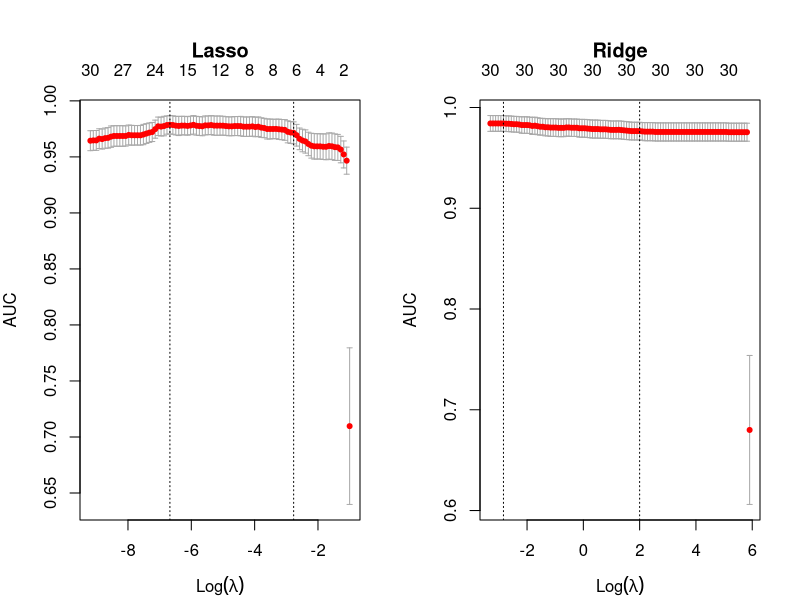
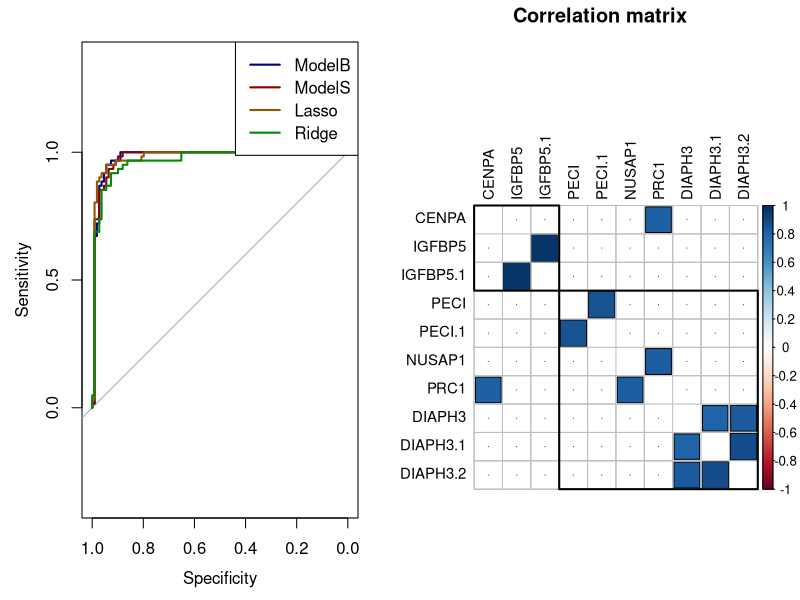

The R source for these figures, in order:
## ---- chunk 1
rm(list = ls())
knitr::opts_chunk$set(echo = TRUE)
library(caret)
library(data.table)
library(glmnet)
library(MASS)
library(pROC)
library(tidyr)
library(corrplot)
## ---- chunk 2
# Enter code here.
set.seed(984065)
wdbc2.dt <- fread("data/wdbc2.csv")
wdbc2.dt$diagnosis <- ifelse(wdbc2.dt$diagnosis=='malignant',1,0)

ind <- createDataPartition(wdbc2.dt$diagnosis, p=0.7, list=FALSE)
data.train <- wdbc2.dt[ind,]
data.test <- wdbc2.dt[-ind,]

# check that the split is actually 70-30
# table(wdbc2.dt$diagnosis)[1] / (table(wdbc2.dt$diagnosis)[1] + table(wdbc2.dt$diagnosis)[2])
# table(data1.train$diagnosis)[1] / (table(data1.train$diagnosis)[1] + table(data1.train$diagnosis)[2])
# table(data1.test$diagnosis)[1] / (table(data1.test$diagnosis)[1] + table(data1.test$diagnosis)[2])

X.train <- data.train[, !c("diagnosis","id"), with=FALSE]
X.test  <- data.test [, !c("diagnosis","id"), with=FALSE]
y.train <- data.train[,  c("diagnosis"), with=FALSE]
y.test  <- data.test [,  c("diagnosis"), with=FALSE]

fit.cv.lasso <- cv.glmnet(as.matrix(X.train), as.matrix(y.train), family='binomial', type.measure = c('auc'))
fit.cv.ridge <- cv.glmnet(as.matrix(X.train), as.matrix(y.train), family='binomial', type.measure = c('auc'), alpha=0)
par(mfrow=c(1,2), mar=c(4,4,5,2))
plot(fit.cv.lasso, main="Lasso")
plot(fit.cv.ridge, main="Ridge")
## ---- chunk 3
# Enter code here.
lasso.min.pos    <- which(fit.cv.lasso$lambda==fit.cv.lasso$lambda.min)
lasso.1se.pos    <- which(fit.cv.lasso$lambda==fit.cv.lasso$lambda.1se)
lasso.model      <- 'lasso'
lasso.lambda.min <- round(fit.cv.lasso$lambda.min,3)
lasso.lambda.1se <- round(fit.cv.lasso$lambda.1se,3)
lasso.model.min  <- round(fit.cv.lasso$nzero[lasso.min.pos],3)
lasso.model.1se  <- round(fit.cv.lasso$nzero[lasso.1se.pos],3)
lasso.auc.min    <- round(fit.cv.lasso$cvm[lasso.min.pos],3)
lasso.auc.1se    <- round(fit.cv.lasso$cvm[lasso.1se.pos],3)

ridge.min.pos    <- which(fit.cv.ridge$lambda==fit.cv.ridge$lambda.min)
ridge.1se.pos    <- which(fit.cv.ridge$lambda==fit.cv.ridge$lambda.1se)
ridge.model      <- 'ridge'
ridge.lambda.min <- round(fit.cv.ridge$lambda.min,3)
ridge.lambda.1se <- round(fit.cv.ridge$lambda.1se,3)
ridge.model.min  <- round(fit.cv.ridge$nzero[ridge.min.pos],3)
ridge.model.1se  <- round(fit.cv.ridge$nzero[ridge.1se.pos],3)
ridge.auc.min    <- round(fit.cv.ridge$cvm[ridge.min.pos],3)
ridge.auc.1se    <- round(fit.cv.ridge$cvm[ridge.1se.pos],3)

model.lasso.row  <- c(lasso.model, lasso.lambda.min, lasso.model.min, lasso.auc.min, lasso.lambda.1se, lasso.model.1se, lasso.auc.1se)
model.ridge.row  <- c(ridge.model, ridge.lambda.min, ridge.model.min, ridge.auc.min, ridge.lambda.1se, ridge.model.1se, ridge.auc.1se)
results.train    <- as.data.table(rbind(model.lasso.row, model.ridge.row))
cols             <- c('model', 'lambda.min', 'variables.min', 'auc.min', 'lambda.1se', 'variables.1se', 'auc.1se')
setnames(results.train, cols)

results.train
## ---- chunk 4
full.model <- suppressWarnings(glm(data.train$diagnosis ~ . , data=data.train, family='binomial'))
modelB     <- suppressWarnings(stepAIC(full.model, direction="back", trace=FALSE))
null.model <- suppressWarnings(glm(data.train$diagnosis ~ 1 , data=data.train, family='binomial'))
modelS     <- suppressWarnings(stepAIC(null.model, scope=list(upper=full.model), direction="forward", trace=FALSE))

modelB
modelS
## ---- chunk 5
# Enter code here.
# Chi-square goodness of fit tests and deviance
signif(pchisq(modelB$null.deviance - modelB$deviance, df=12, lower.tail=FALSE),2)
signif(pchisq(modelS$null.deviance - modelS$deviance, df=14, lower.tail=FALSE),2)
## ---- chunk 6
# Enter code here.
auc.modelB <- roc(data.train$diagnosis, modelB$fitted.values)
auc.modelS <- roc(data.train$diagnosis, modelS$fitted.values)
auc.modelB$auc
auc.modelS$auc
## ---- chunk 7
# Enter code here.
modelB.pred <- predict(modelB, newdata=data.test, type='response')
modelS.pred <- predict(modelS, newdata=data.test, type='response')
lasso.pred  <- predict(fit.cv.lasso, newx=as.matrix(X.test), s=lasso.lambda.1se, type='response')
ridge.pred  <- predict(fit.cv.ridge, newx=as.matrix(X.test), s=ridge.lambda.1se, type='response')

roc.modelB <- roc(data.test$diagnosis, modelB.pred , plot=TRUE, col='blue4')
roc.modelS <- roc(data.test$diagnosis, modelS.pred , plot=TRUE, col='red4', add=TRUE)
roc.lasso  <- roc(data.test$diagnosis, lasso.pred  , plot=TRUE, col='orange4', add=TRUE)
roc.ridge  <- roc(data.test$diagnosis, ridge.pred  , plot=TRUE, col='green4', add=TRUE)
legend(x = 'topright', legend = c('ModelB', 'ModelS', 'Lasso', 'Ridge'), 
        col=c('blue4', 'red4', 'orange4', 'green4'), lwd=2)

row1 <- c('lasso' , signif(roc.lasso$auc,4), signif(lasso.auc.1se,4))
row2 <- c('ridge' , signif(roc.ridge$auc,4), signif(ridge.auc.1se,4))
row3 <- c('modelB', signif(roc.modelB$auc,4), signif(auc.modelB$auc,4))
row4 <- c('modelS', signif(roc.modelS$auc,4), signif(auc.modelS$auc,4))
results.final <- as.data.table(rbind(row1,row2,row3,row4))
cols <- c('model', 'AUC.test', 'AUC.train')
setnames(results.final, cols)
results.final[order(-AUC.test),]
## ---- chunk 8
#' This is a function that takes as impute a column of a data.table and imputes 
#' the NAs with its mean / mode if the vector is numeric or categorical respectively.
#' @param x A vector of numeric or categorical values for which the NAs will be imputed.
impute.to.median <- function(x) {
    if (all(na.omit(x) %in% 0L:2L)){
      x[is.na(x)] = median(x, na.rm=TRUE)
    } 
    return(x)
  }
## ---- chunk 9
# Enter code here.
gdm.dt <- fread("data/GDM.raw.txt")
numcols <- colnames(gdm.dt)
gdm.dt %>% .[, (numcols) := lapply(.SD, impute.to.median), .SDcols = numcols]
folds <- createFolds(gdm.dt$pheno, k=5)
## ---- chunk 10
univ.glm.test <- function(x, y, order=FALSE) {
  # stopifnot(class(x)[1] == 'data table')
  stopifnot(y %in% 0:1)
  stopifnot(length(x) == length(y))
  regr <- glm(y ~ x, family='binomial')
  ## remove the row corresponding to the intercept and the column containing
  ## the t-value, then convert to a dataframe
  output <- data.table(coef(summary(regr)))[-1, -3]
  ## assign better column names
  colnames(output) <- c("beta", "std.error", "p.value")
  if(order){return(output[order(-p.value),])} else{return(output)}
}
## ---- chunk 11
# Enter code here.
crude.folds <- NULL
for (fold in 1:length(folds)) {
  gdm.dt.train <- gdm.dt[-folds[[fold]]]
  crude <- NULL
  for (snp in 3:ncol(gdm.dt.train)) { # skip the outcome column;
    crude <- rbind(crude,
    univ.glm.test(gdm.dt.train[[snp]], gdm.dt.train[[2]]))
    }
  crude <- cbind(snp=colnames(gdm.dt)[-1], crude)
  crude.folds[[fold]] <- crude
}
## ---- chunk 12
# Enter code here.
## ---- chunk 13
# Enter code here.
## ---- chunk 14
# Enter code here.
## ---- chunk 15
# Enter code here.
## ---- chunk 16
# Enter code here.
## ---- chunk 17
# Enter code here.
nki.dt <- fread("data/nki.csv")
numcols <- sapply(nki.dt, is.numeric) 
cor.nki <- nki.dt[, ..numcols] %>% cor(use="pairwise.complete")
cor.nki <- cor.nki*(abs(cor.nki)>0.8)
cor.nki <- cor.nki[-which(rowSums(cor.nki)==1),-which(colSums(cor.nki)==1)]
corrplot(cor.nki,
         order="hclust",
         addrect=2,
         method="square",
         diag=FALSE,
         tl.col="black",
         tl.cex = 0.9,
         outline=TRUE,
         title="Correlation matrix",
         cl.lim=c(-1, 1),
         mar=c(0,0,1.5,0))
## ---- chunk 18
# Enter code here.
## ---- chunk 19
# Enter code here.
## ---- chunk 20
# Enter code here.
